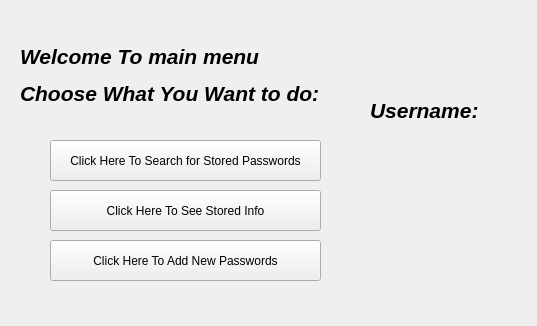
<?xml version="1.0" encoding="UTF-8"?>
<ui version="4.0">
 <class>Form</class>
 <widget class="QWidget" name="Form">
  <property name="geometry">
   <rect>
    <x>0</x>
    <y>0</y>
    <width>537</width>
    <height>326</height>
   </rect>
  </property>
  <property name="windowTitle">
   <string>Main Menu</string>
  </property>
  <widget class="QLabel" name="label">
   <property name="geometry">
    <rect>
     <x>20</x>
     <y>0</y>
     <width>311</width>
     <height>151</height>
    </rect>
   </property>
   <property name="text">
    <string>&lt;html&gt;&lt;head/&gt;&lt;body&gt;&lt;p&gt;&lt;span style=&quot; font-size:16pt; font-weight:700; font-style:italic;&quot;&gt;Welcome To main menu&lt;/span&gt;&lt;/p&gt;&lt;p&gt;&lt;span style=&quot; font-size:16pt; font-weight:700; font-style:italic;&quot;&gt;Choose What You Want to do: &lt;/span&gt;&lt;/p&gt;&lt;/body&gt;&lt;/html&gt;</string>
   </property>
  </widget>
  <widget class="QToolButton" name="toolButton">
   <property name="geometry">
    <rect>
     <x>50</x>
     <y>140</y>
     <width>271</width>
     <height>41</height>
    </rect>
   </property>
   <property name="text">
    <string>Click Here To Search for Stored Passwords</string>
   </property>
  </widget>
  <widget class="QToolButton" name="toolButton_2">
   <property name="geometry">
    <rect>
     <x>50</x>
     <y>190</y>
     <width>271</width>
     <height>41</height>
    </rect>
   </property>
   <property name="text">
    <string>Click Here To See Stored Info</string>
   </property>
  </widget>
  <widget class="QToolButton" name="toolButton_3">
   <property name="geometry">
    <rect>
     <x>50</x>
     <y>240</y>
     <width>271</width>
     <height>41</height>
    </rect>
   </property>
   <property name="text">
    <string>Click Here To Add New Passwords</string>
   </property>
  </widget>
  <widget class="QLabel" name="label_2">
   <property name="geometry">
    <rect>
     <x>370</x>
     <y>30</y>
     <width>121</width>
     <height>241</height>
    </rect>
   </property>
   <property name="text">
    <string>&lt;html&gt;&lt;head/&gt;&lt;body&gt;&lt;p&gt;&lt;span style=&quot; font-size:16pt; font-weight:700; font-style:italic;&quot;&gt;Username: &lt;/span&gt;&lt;/p&gt;&lt;p&gt;&lt;br/&gt;&lt;/p&gt;&lt;p&gt;&lt;br/&gt;&lt;/p&gt;&lt;/body&gt;&lt;/html&gt;</string>
   </property>
  </widget>
 </widget>
 <resources/>
 <connections/>
</ui>
